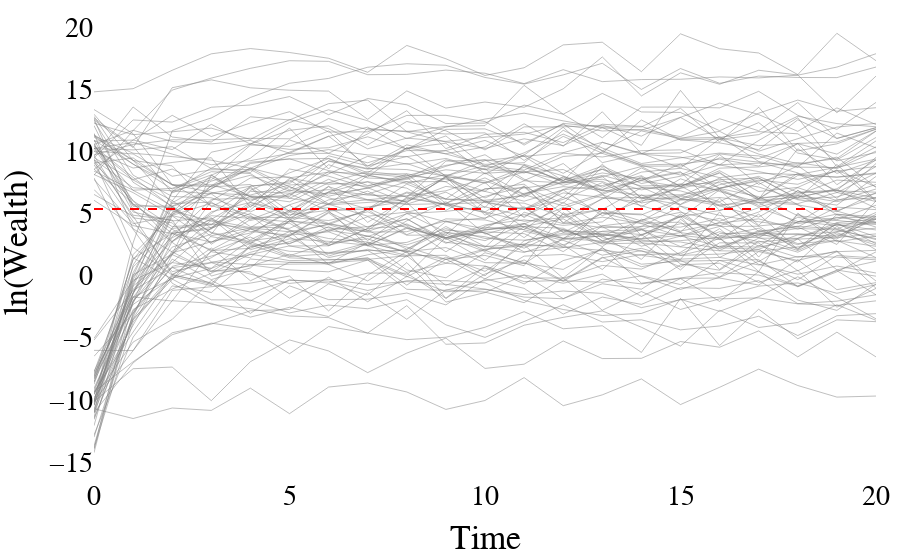

Notebook code cell kept with this figure:
### Code cell
fig = go.Figure()

df_high = s10[s10['Group'] == 'high']
for i in df_high['Surname'].unique():
    df_nid = df_high[df_high['Surname'] == i]
    fig.add_trace(go.Scatter(
        x=df_nid['Time'], 
        y=df_nid['log_Wealth_Random'], 
        mode='lines', 
        name=f'Surname {i} (High)',
        opacity=0.5,
        line=dict(width=1, color='grey')
    ))


df_low = s10[s10['Group'] == 'low']
for i in df_low['Surname'].unique():
    df_nid = df_low[df_low['Surname'] == i]
    fig.add_trace(go.Scatter(
        x=df_nid['Time'], 
        y=df_nid['log_Wealth_Random'], 
        mode='lines', 
        name=f'Surname {i} (Low)',
        opacity=0.5,
        line=dict(width=1, color='grey')
    ))

# fig.add_trace(go.Scatter(
#     x=s10['Time'], 
#     y=s10['log_Wealth_Random'], 
#     mode='markers', 
#     name='All Surnames',
#     opacity=0.8,
#     marker=dict(
#         color=s10['Wealth_Rank_first'],  
#         colorscale='Temps',  
#         # colorbar=dict(title="Wealth Rank") 
#     )
# ))


# Add the trace for the 'mu' line
fig.add_trace(go.Scatter(x=s10['Time'], 
                         y=pop10['mu'],
                         mode='lines', 
                         name='mu', 
                         line=dict(color='red', dash='dash', width=2)))


fig.update_layout(
    xaxis_title='Time',
    yaxis_title='ln(Wealth)',
    legend_title='Surnames',
    font_family="Times New Roman",
    title_font_family="Times New Roman",
    font_size = 28,
    font_color='black',
    showlegend=False,
    margin=dict(l=10, r=10, t=10, b=10),
    # paper_bgcolor='rgba(0,0,0,0)',
    plot_bgcolor = 'rgba(0,0,0,0)'
)

fig.show()
